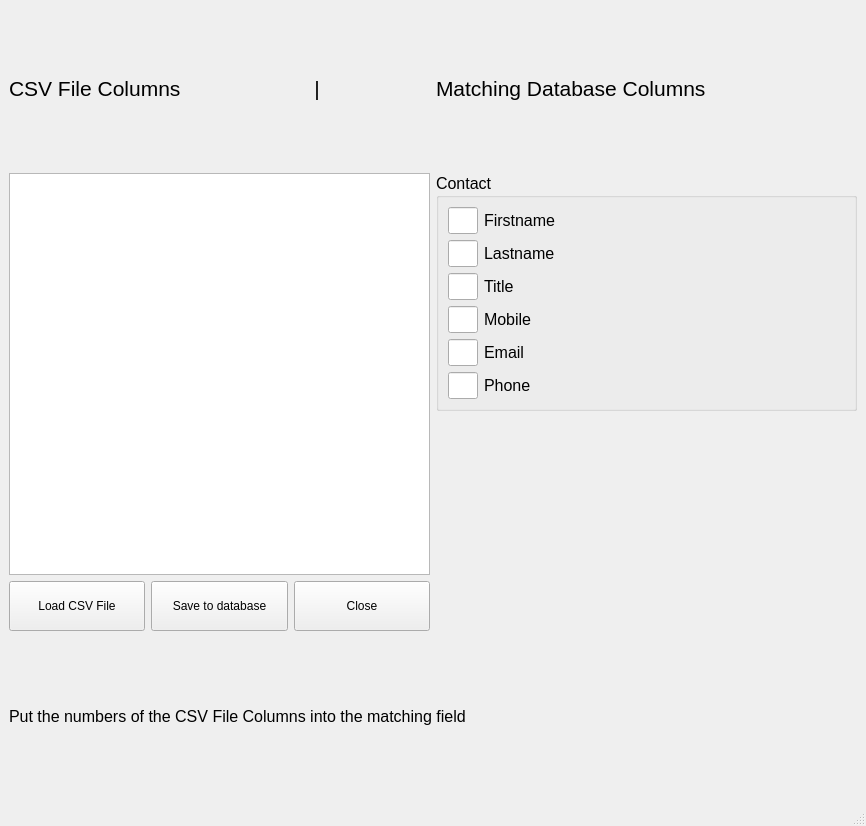
<?xml version="1.0" encoding="UTF-8"?>
<ui version="4.0">
 <class>MainWindow</class>
 <widget class="QMainWindow" name="MainWindow">
  <property name="geometry">
   <rect>
    <x>0</x>
    <y>0</y>
    <width>866</width>
    <height>826</height>
   </rect>
  </property>
  <property name="windowTitle">
   <string>Load CSV File into DB</string>
  </property>
  <property name="windowIcon">
   <iconset>
    <normaloff>resources/icon/favicon.ico</normaloff>resources/icon/favicon.ico</iconset>
  </property>
  <property name="toolButtonStyle">
   <enum>Qt::ToolButtonIconOnly</enum>
  </property>
  <widget class="QWidget" name="centralwidget">
   <layout class="QGridLayout" name="gridLayout">
    <item row="0" column="0" colspan="2">
     <layout class="QHBoxLayout" name="horizontalLayout">
      <item>
       <widget class="QLabel" name="label">
        <property name="minimumSize">
         <size>
          <width>400</width>
          <height>0</height>
         </size>
        </property>
        <property name="font">
         <font>
          <pointsize>16</pointsize>
         </font>
        </property>
        <property name="text">
         <string>CSV File Columns                       |</string>
        </property>
       </widget>
      </item>
      <item>
       <widget class="QLabel" name="label_3">
        <property name="font">
         <font>
          <pointsize>16</pointsize>
         </font>
        </property>
        <property name="text">
         <string>Matching Database Columns</string>
        </property>
       </widget>
      </item>
     </layout>
    </item>
    <item row="1" column="1">
     <widget class="QGroupBox" name="groupBoxImportContact">
      <property name="font">
       <font>
        <pointsize>12</pointsize>
       </font>
      </property>
      <property name="title">
       <string>Contact</string>
      </property>
      <layout class="QFormLayout" name="formLayout_2">
       <item row="0" column="0">
        <widget class="QLineEdit" name="lineEditFirstName">
         <property name="maximumSize">
          <size>
           <width>30</width>
           <height>16777215</height>
          </size>
         </property>
        </widget>
       </item>
       <item row="0" column="1">
        <widget class="QLabel" name="label_4">
         <property name="font">
          <font>
           <pointsize>12</pointsize>
          </font>
         </property>
         <property name="layoutDirection">
          <enum>Qt::RightToLeft</enum>
         </property>
         <property name="text">
          <string>Firstname</string>
         </property>
         <property name="alignment">
          <set>Qt::AlignLeading|Qt::AlignLeft|Qt::AlignVCenter</set>
         </property>
        </widget>
       </item>
       <item row="1" column="0">
        <widget class="QLineEdit" name="lineEditLastName">
         <property name="maximumSize">
          <size>
           <width>30</width>
           <height>16777215</height>
          </size>
         </property>
        </widget>
       </item>
       <item row="1" column="1">
        <widget class="QLabel" name="label_5">
         <property name="font">
          <font>
           <pointsize>12</pointsize>
          </font>
         </property>
         <property name="layoutDirection">
          <enum>Qt::RightToLeft</enum>
         </property>
         <property name="text">
          <string>Lastname</string>
         </property>
         <property name="alignment">
          <set>Qt::AlignLeading|Qt::AlignLeft|Qt::AlignVCenter</set>
         </property>
        </widget>
       </item>
       <item row="2" column="0">
        <widget class="QLineEdit" name="lineEditTitle">
         <property name="maximumSize">
          <size>
           <width>30</width>
           <height>16777215</height>
          </size>
         </property>
        </widget>
       </item>
       <item row="2" column="1">
        <widget class="QLabel" name="label_6">
         <property name="font">
          <font>
           <pointsize>12</pointsize>
          </font>
         </property>
         <property name="layoutDirection">
          <enum>Qt::RightToLeft</enum>
         </property>
         <property name="text">
          <string>Title</string>
         </property>
         <property name="alignment">
          <set>Qt::AlignLeading|Qt::AlignLeft|Qt::AlignVCenter</set>
         </property>
        </widget>
       </item>
       <item row="3" column="0">
        <widget class="QLineEdit" name="lineEditMobile">
         <property name="maximumSize">
          <size>
           <width>30</width>
           <height>16777215</height>
          </size>
         </property>
        </widget>
       </item>
       <item row="3" column="1">
        <widget class="QLabel" name="label_8">
         <property name="font">
          <font>
           <pointsize>12</pointsize>
          </font>
         </property>
         <property name="layoutDirection">
          <enum>Qt::RightToLeft</enum>
         </property>
         <property name="text">
          <string>Mobile</string>
         </property>
         <property name="alignment">
          <set>Qt::AlignLeading|Qt::AlignLeft|Qt::AlignVCenter</set>
         </property>
        </widget>
       </item>
       <item row="4" column="0">
        <widget class="QLineEdit" name="lineEditEmail">
         <property name="maximumSize">
          <size>
           <width>30</width>
           <height>16777215</height>
          </size>
         </property>
        </widget>
       </item>
       <item row="4" column="1">
        <widget class="QLabel" name="label_7">
         <property name="font">
          <font>
           <pointsize>12</pointsize>
          </font>
         </property>
         <property name="layoutDirection">
          <enum>Qt::RightToLeft</enum>
         </property>
         <property name="text">
          <string>Email</string>
         </property>
         <property name="alignment">
          <set>Qt::AlignLeading|Qt::AlignLeft|Qt::AlignVCenter</set>
         </property>
        </widget>
       </item>
       <item row="5" column="0">
        <widget class="QLineEdit" name="lineEditPhone">
         <property name="maximumSize">
          <size>
           <width>30</width>
           <height>16777215</height>
          </size>
         </property>
        </widget>
       </item>
       <item row="5" column="1">
        <widget class="QLabel" name="label_9">
         <property name="font">
          <font>
           <pointsize>12</pointsize>
          </font>
         </property>
         <property name="layoutDirection">
          <enum>Qt::RightToLeft</enum>
         </property>
         <property name="text">
          <string>Phone</string>
         </property>
         <property name="alignment">
          <set>Qt::AlignLeading|Qt::AlignLeft|Qt::AlignVCenter</set>
         </property>
        </widget>
       </item>
      </layout>
     </widget>
    </item>
    <item row="3" column="0">
     <layout class="QHBoxLayout" name="horizontalLayout_2">
      <item>
       <widget class="QPushButton" name="pushButtonLoadCSV">
        <property name="minimumSize">
         <size>
          <width>0</width>
          <height>50</height>
         </size>
        </property>
        <property name="text">
         <string>Load CSV File</string>
        </property>
       </widget>
      </item>
      <item>
       <widget class="QPushButton" name="pushButtonSaveCSV">
        <property name="minimumSize">
         <size>
          <width>0</width>
          <height>50</height>
         </size>
        </property>
        <property name="text">
         <string>Save to database</string>
        </property>
       </widget>
      </item>
      <item>
       <widget class="QPushButton" name="pushButtonClose">
        <property name="minimumSize">
         <size>
          <width>0</width>
          <height>50</height>
         </size>
        </property>
        <property name="text">
         <string>Close</string>
        </property>
       </widget>
      </item>
     </layout>
    </item>
    <item row="4" column="0" colspan="2">
     <widget class="QLabel" name="label_10">
      <property name="font">
       <font>
        <pointsize>12</pointsize>
       </font>
      </property>
      <property name="text">
       <string>Put the numbers of the CSV File Columns into the matching field</string>
      </property>
     </widget>
    </item>
    <item row="1" column="0" rowspan="2">
     <widget class="QTableView" name="tableView"/>
    </item>
   </layout>
  </widget>
  <widget class="QMenuBar" name="menubar">
   <property name="geometry">
    <rect>
     <x>0</x>
     <y>0</y>
     <width>866</width>
     <height>27</height>
    </rect>
   </property>
  </widget>
  <widget class="QStatusBar" name="statusbar"/>
 </widget>
 <resources/>
 <connections/>
</ui>
